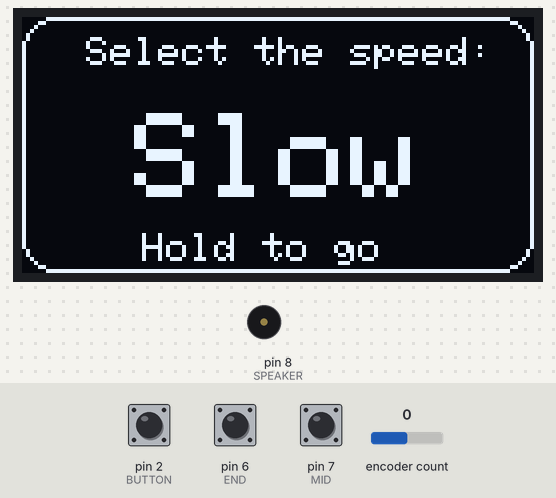
A sketch run on a simulated Arduino Uno, built with avr-gcc and run on an emulated ATmega328P. Shown: 128×64 one-colour display, buzzer (waves = sounding). Inputs (shaded band) come from the test bench; at power-on: pin 2 (BUTTON) HIGH, pin 6 (END) HIGH, pin 7 (MID) HIGH, encoder count 0. What the sketch prints to the serial monitor is not drawn.

Above: at 1.2 s.
1.3 s: pin 2 (BUTTON) pulled LOW for 0.15 s
At 1.8 s:
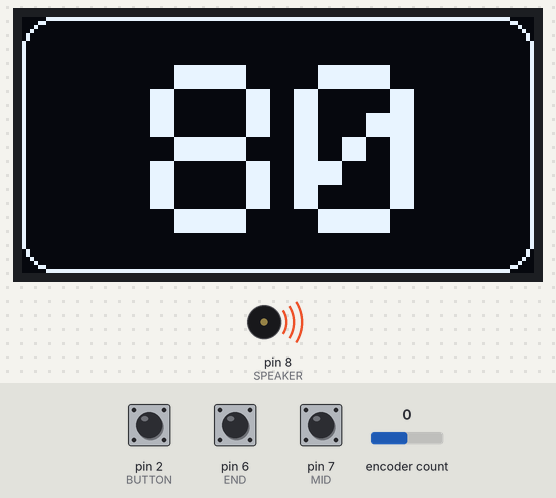
2.0 s: pin 6 (END) pulled LOW for 0.15 s
At 3.2 s:
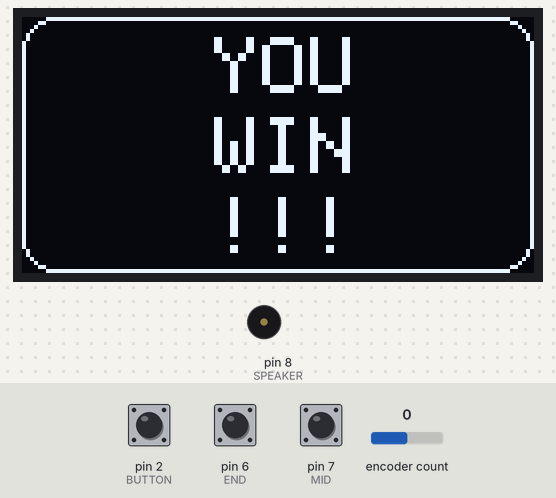
3.8 s: pin 2 (BUTTON) pulled LOW for 1 s
At 4.64 s:
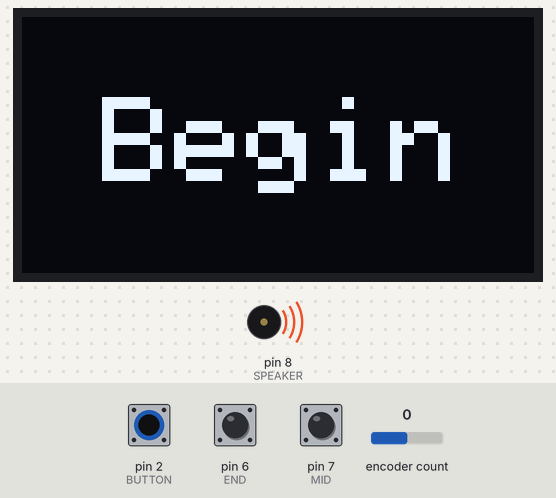
5.4 s: pin 7 (MID) pulled LOW for 0.15 s
At 6.9 s:
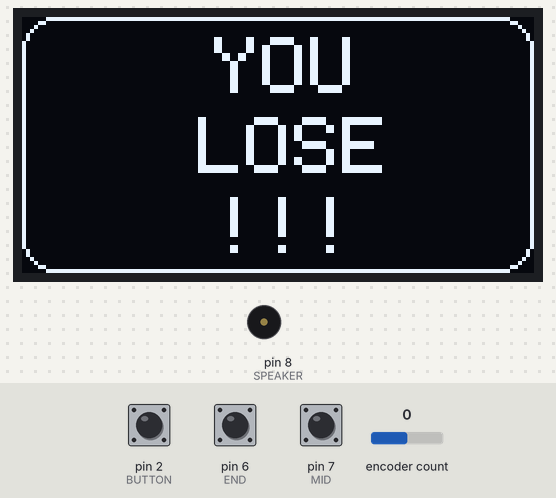
7.9 s: pin 2 (BUTTON) pulled LOW for 3.2 s
At 10.6 s:
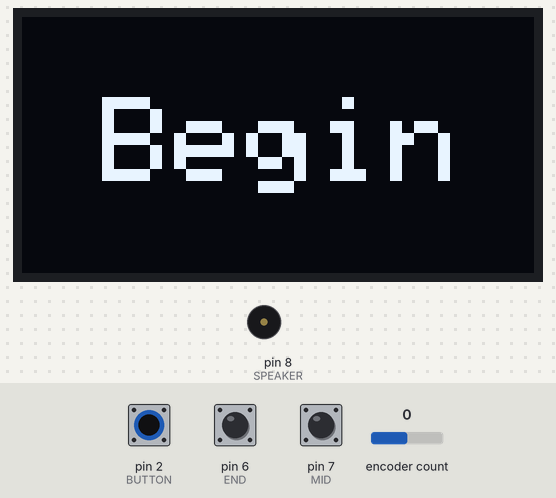
11.7 s: pin 6 (END) pulled LOW for 1 s
At 11.9 s:
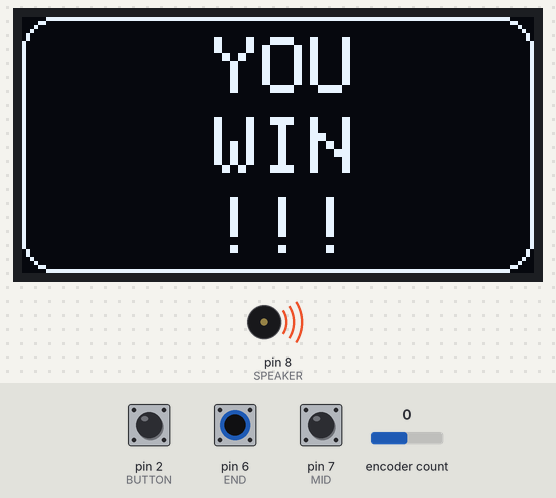
Timing chart, 0 to 14.7 s (numbered marks = the images above; inputs shaded):
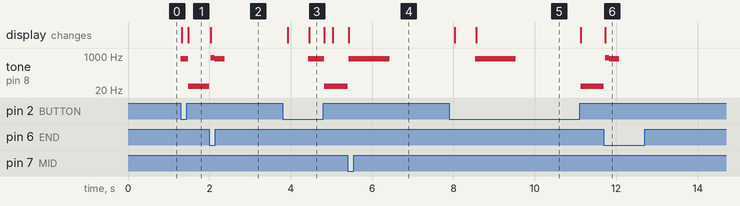

The sketch:

Nervo_teste_2.ino
```cpp
#define ENCODER_DO_NOT_USE_INTERRUPTS
#include <Encoder.h>
//inclusion of the libs

#include <Wire.h>
#include <Adafruit_GFX.h>
#include <Adafruit_SSD1306.h>


//define the pins of output and input
#define BUTTON 2
#define END 6
#define MID 7
#define SPEAKER 8

//Config the display
#define SCREEN_WIDTH 128
#define SCREEN_HEIGHT 64
#define OLED_RESET     4
#define SCREEN_ADDRESS 0x3C
Adafruit_SSD1306 display(SCREEN_WIDTH, SCREEN_HEIGHT, &Wire, OLED_RESET);

//define the notes for the tone func
#define NOTE_B0  31
#define NOTE_C1  33
#define NOTE_CS1 35
#define NOTE_D1  37
#define NOTE_DS1 39
#define NOTE_E1  41
#define NOTE_F1  44
#define NOTE_FS1 46
#define NOTE_G1  49
#define NOTE_GS1 52
#define NOTE_FS5 740
#define NOTE_GS5 831


Encoder myEnc(5, 4);
//declaretion of the variables
bool play = false;

uint8_t counter = 6;
int8_t option = 0;

int melody[] = {NOTE_B0  , NOTE_C1  , NOTE_CS1 , NOTE_D1  , NOTE_DS1 , NOTE_E1  , NOTE_F1  , NOTE_FS1 , NOTE_G1  ,
                NOTE_GS1
               };

int noteDurations[] = {
  1, 2, 4, 8, 1, 2, 4, 8
};

//Pin change interrupt routine
ISR(PCINT2_vect) {

  //enable the interruptions
  sei();

  //disable the interruptions in the
  //ports of the end and the midle
  PCMSK2 =(0<<END)|(0<<MID);

  if (!digitalRead(MID)){
    lose();
    }

  else if(!digitalRead(END)) {
    win();
  }

}

//TIMER interrupt routine
ISR(TIMER1_COMPA_vect) {

  //enable the interruptions
  sei();

  //Config the display
  display.clearDisplay();
  display.setCursor(32, 12);
  display.setTextSize(6);
  display.drawRoundRect(0, 0, display.width(), display.height(), display.height() / 8, SSD1306_WHITE);

  //write 0 if the counter were less than 10
  if (counter < 10) display.print(0);

  //Write the counter
  display.print(counter);

  //if the tima were up to go the loss routine
  if (counter == 0)  lose();

  //decrease the counter
  counter--;

  //Show the count on the display
  display.display();

}


void lose() {

  //Disable the timmer and the song
  TIMSK1 = 0B00000000;
  play = false;
  noTone(SPEAKER);

  //Write the loss mesage
  display.setCursor(0, 0);
  display.clearDisplay();
  display.setTextSize(2);
  display.setCursor(48, 5);
  display.println("YOU");
  display.setCursor(44, 25);
  display.println("LOSE");
  display.setCursor(48, 45);
  display.println("!!!");
  display.drawRoundRect(0, 0, display.width(), display.height(), display.height() / 8, SSD1306_WHITE);
  display.display();

  //Song of Loss
  tone(SPEAKER  , NOTE_FS5, 1000);

  //wait the press of the button
  while(digitalRead(BUTTON)) ;
  delay(100);//anti bounce

  //Go to menu routine to restrat the game
  menu();
  while(digitalRead(BUTTON));
  delay(500);
}

void win() {
  //Disable the timmer and the song
  TIMSK1 = 0B00000000;
  play = false;
  noTone(SPEAKER);

  //Write the win mesage
  display.clearDisplay();
  display.setTextSize(2);
  display.setCursor(48, 5);
  display.println("YOU");
  display.setCursor(48, 25);
  display.println("WIN");
  display.setCursor(48, 45);
  display.println("!!!");
  display.drawRoundRect(0, 0, display.width(), display.height(), display.height() / 8, SSD1306_WHITE);
  display.display();

  //Song of victory
  tone(SPEAKER  , NOTE_GS5, 125);
  delay(100);
  tone(SPEAKER  , NOTE_FS5, 250);
  delay(1000);

  //wait the press of the button
  while(digitalRead(BUTTON));
  delay(100);//anti bounce

  //Go to menu routine to restrat the game
  menu();
  while(digitalRead(BUTTON));
  delay(500);
}

void menu() {
  display.clearDisplay();

  //delay(500);//To avoid bounce

  //option++;

  //if (option ==4) option = 1;


  //Config the display
  display.drawRoundRect(0, 0, display.width(), display.height(), display.height() / 8, SSD1306_WHITE);
  display.setCursor(10, 5);

  display.setTextSize(1);
  display.print(" Select the speed:");
  display.setCursor(0, 38);


  display.print("\n\n     Hold to go");
  display.setTextSize(3);


  if (option == 0 && !play) {
    display.setCursor(28, 24);
    display.println("Slow");
    display.display();
    counter = 80;
  }

  if (option == 2 && !play) {
    display.setCursor(12, 24);
    display.println("Medium");
    display.display();
    counter = 60;
  }

  if (option >= 4 && !play) {
    display.setCursor(28, 24);
    display.println("Fast");
    display.display();
    counter = 40;

  }


}

void setup() {

  //Pin configuration
  //pinMode(SPEAKER,OUTPUT);
  pinMode(BUTTON, INPUT_PULLUP);
  pinMode(END, INPUT_PULLUP);
  pinMode(MID, INPUT_PULLUP);

  //Pin interuptions configuration
  PCICR |= (1<<PCIE2);
  PCMSK2 =(0<<END)|(0<<MID);

  //Timmer configuration
  TCCR1A = 0B00000000;
  TCCR1B = 0B00001101;
  OCR1A = 15625;

  //Display configuration
  Wire.begin();
  display.begin(SSD1306_SWITCHCAPVCC, 0x3C);
  display.setTextColor(WHITE);
  display.setTextSize(1);
  display.clearDisplay();
  Serial.begin(9600);

  //Function to dwan the menu into the display
  menu();

}

void loop() {

  if (!digitalRead(BUTTON)) {
    display.clearDisplay();
    tone(SPEAKER  , NOTE_FS5, 1000);

    display.setTextSize(3);
    display.setCursor(20, 20);
    display.println("Begin");
    display.display();
    while (!digitalRead(BUTTON));
    TIMSK1 = 0B00000010;
    PCMSK2 =(1<<END)|(1<<MID);

    play = true;

    //option--;
    //option--;

  }

  if (play) {
    for (int thisNote = 0; thisNote < 8; thisNote++) {

      int noteDuration = 1000 / noteDurations[thisNote];

      if(!play) {
        noTone(SPEAKER);
        break;

        }
      tone(SPEAKER, melody[thisNote], (noteDuration));
      Serial.println(play);
      int pauseBetweenNotes = noteDuration * 1.30;

      delay(pauseBetweenNotes);

      noTone(SPEAKER);

    }
  }

  if(option != myEnc.read()){
    option = myEnc.read();

    if (option>4) {

      option=0;
      myEnc.write(0);
    }
    if (option<0) {
      option=4;
      myEnc.write(4);
    }
    menu();
  }

}
```

Measured:
- after the input at 1.3 s, tone on pin 8 (SPEAKER): silent → 740 Hz at once, → 31 Hz 0.18 s later; the display: first changes at once (image 1 shows a later state)
- after the input at 2.0 s, the display: changes at once (image 2)
- after the input at 3.8 s, tone on pin 8 (SPEAKER): silent → 740 Hz after 0.63 s, → 31 Hz 0.40 s later; the display: first changes after 0.13 s (image 3 shows a later state)
- after the input at 5.4 s, the display: changes at once (image 4)
- after the input at 7.9 s, tone on pin 8 (SPEAKER): silent → 740 Hz after 0.63 s, → silent 1.0 s later, → 31 Hz 1.6 s later; the display: first changes after 0.13 s (image 5 shows a later state)
- after the input at 11.7 s, the display: changes at once (image 6)
